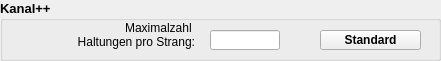
  <widget class="QGroupBox" name="groupBox_3">
   <property name="geometry">
    <rect>
     <x>20</x>
     <y>350</y>
     <width>441</width>
     <height>61</height>
    </rect>
   </property>
   <property name="font">
    <font>
     <family>Tahoma</family>
     <pointsize>10</pointsize>
     <weight>75</weight>
     <bold>true</bold>
    </font>
   </property>
   <property name="title">
    <string>Kanal++</string>
   </property>
   <widget class="QLineEdit" name="tf_max_loops">
    <property name="geometry">
     <rect>
      <x>210</x>
      <y>30</y>
      <width>70</width>
      <height>20</height>
     </rect>
    </property>
    <property name="font">
     <font>
      <family>Tahoma</family>
      <pointsize>10</pointsize>
      <weight>50</weight>
      <bold>false</bold>
     </font>
    </property>
    <property name="toolTip">
     <string extracomment="Radius zur Berücksichtigung von Flächen um die Haltungen">&lt;html&gt;&lt;head/&gt;&lt;body&gt;&lt;p&gt;Grenzwert für die automatische Nummerierung der Haltungen in Haltungssträngen in DYNA&lt;/p&gt;&lt;/body&gt;&lt;/html&gt;</string>
    </property>
    <property name="statusTip">
     <string extracomment="Radius zur Berücksichtigung von Flächen um die Haltungen">Grenzwert für die automatische Nummerierung der Haltungen in Haltungssträngen in DYNA</string>
    </property>
   </widget>
   <widget class="QPushButton" name="pb_max_loopsDefault">
    <property name="geometry">
     <rect>
      <x>320</x>
      <y>30</y>
      <width>101</width>
      <height>20</height>
     </rect>
    </property>
    <property name="font">
     <font>
      <family>Tahoma</family>
      <pointsize>9</pointsize>
      <weight>75</weight>
      <bold>true</bold>
     </font>
    </property>
    <property name="toolTip">
     <string>&lt;html&gt;&lt;head/&gt;&lt;body&gt;&lt;p&gt;Wert auf Standardwert (1000) zurücksetzen&lt;/p&gt;&lt;/body&gt;&lt;/html&gt;</string>
    </property>
    <property name="statusTip">
     <string>Wert auf Standardwert (1000) zurücksetzen</string>
    </property>
    <property name="text">
     <string>Standard</string>
    </property>
   </widget>
   <widget class="QLabel" name="label_6">
    <property name="geometry">
     <rect>
      <x>14</x>
      <y>20</y>
      <width>181</width>
      <height>30</height>
     </rect>
    </property>
    <property name="font">
     <font>
      <family>Tahoma</family>
      <pointsize>9</pointsize>
      <weight>50</weight>
      <bold>false</bold>
     </font>
    </property>
    <property name="toolTip">
     <string extracomment="Radius zur Berücksichtigung von Flächen um die Haltungen"/>
    </property>
    <property name="statusTip">
     <string extracomment="Radius zur Berücksichtigung von Flächen um die Haltungen"/>
    </property>
    <property name="text">
     <string>Maximalzahl 
Haltungen pro Strang:</string>
    </property>
    <property name="alignment">
     <set>Qt::AlignRight|Qt::AlignTrailing|Qt::AlignVCenter</set>
    </property>
   </widget>
  </widget>
